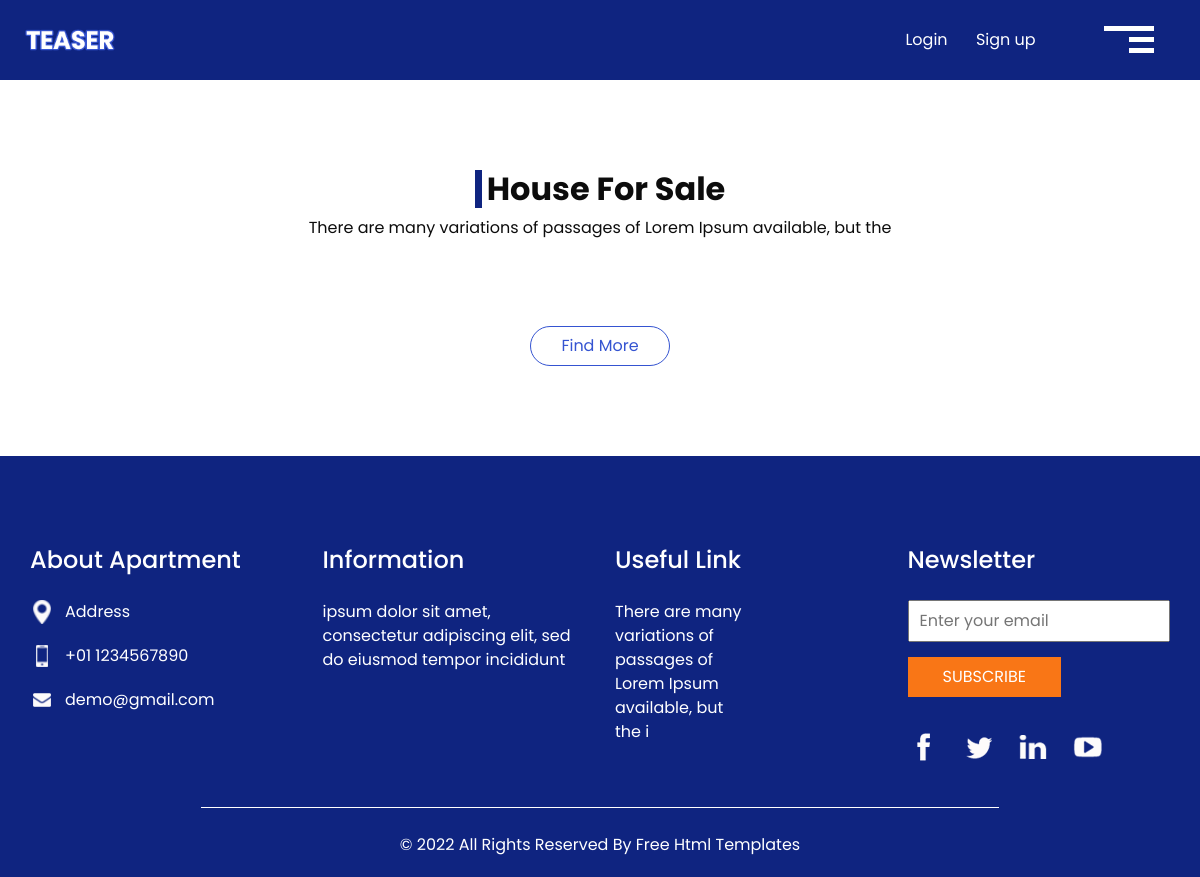
/house/, run on an earlier commit of the app's database.
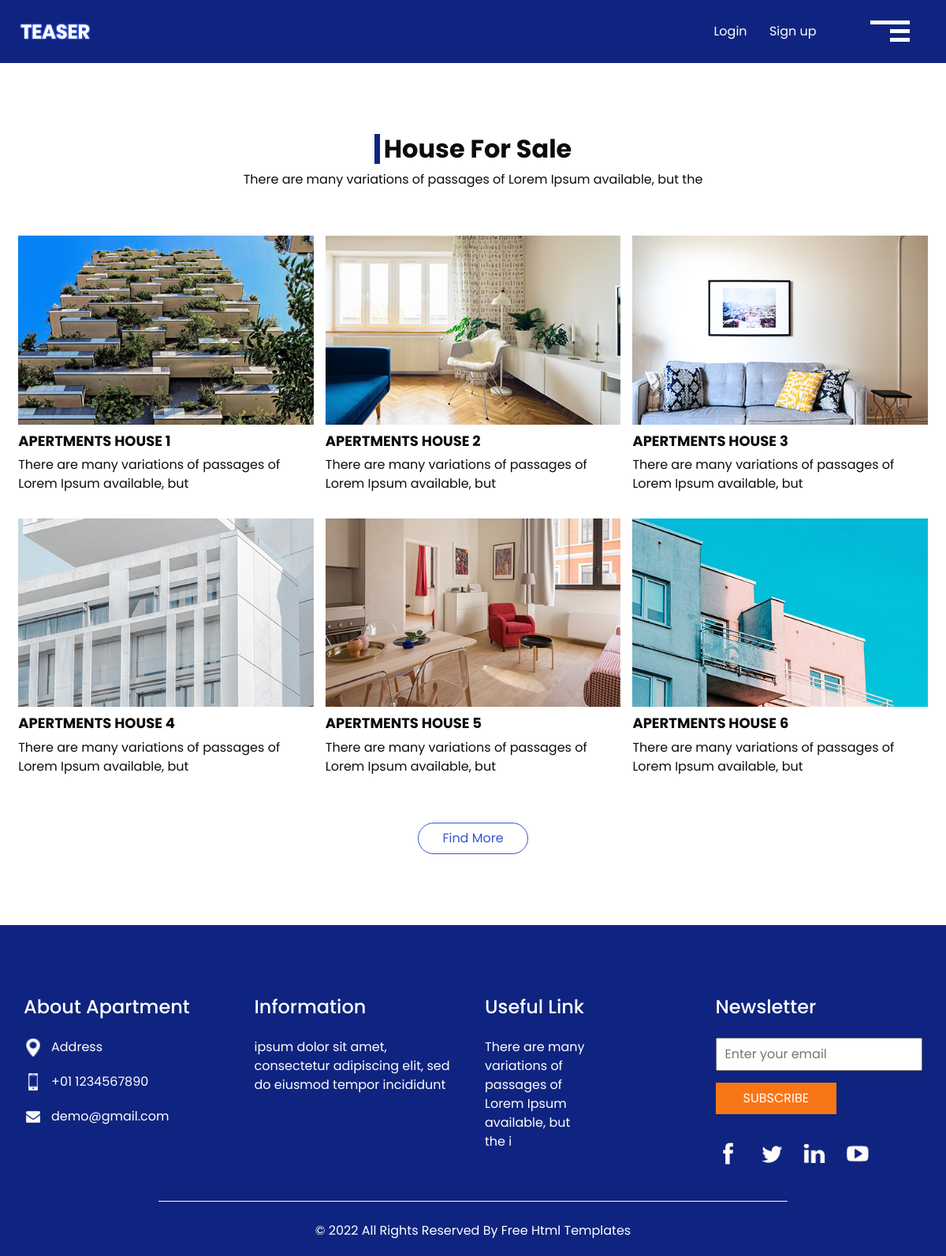
And on a later commit of the database.
### appSale/models.py (models this page shows, shortened)
class housesale(models.Model):
    housesale_ID = models.IntegerField(primary_key = True)
    housesale_title = models.CharField(max_length=30)
    housesale_description= models.CharField(max_length=250)
    housesale_image= models.ImageField(upload_to='house',null=True,blank=True)

### appSale/views.py (the view)
# urls.py: path('house/',appSaleViews.house, name='house'),
def house(request):
  house=housesale.objects.all()
  return render(request, 'house.html',{'house':house})

### appSale/templates/house.html (shortened to what this page needs)
{% extends "index.html" %}
{%load static%}
{% block content %}
<body class="sub_page">
  <div class="hero_area">
    <header class="header_section">
      <div class="container-fluid">
        <nav class="navbar navbar-expand-lg custom_nav-container">
          <a class="navbar-brand" href="{% url 'index' %}">
            <img src="{% static 'images/logo.png'%}" alt="" />
          </a>
          <div class="navbar-collapse" id="">
            <ul class="navbar-nav justify-content-between ">
              <div class="User_option">
                <li class="">
                  <a class="mr-4" href="">
                    Login
                  </a>
                  <a class="" href="">
                    Sign up
                  </a>
                </li>
              </div>
            </ul>
            <div class="custom_menu-btn">
              <button onclick="openNav()">
                <span class="s-1">
                </span>
                <span class="s-2">
                </span>
                <span class="s-3">
                </span>
              </button>
            </div>
          </div>
        </nav>
      </div>
    </header>
  </div>
  <section class="sale_section layout_padding">
    <div class="container-fluid">
      <div class="heading_container">
        <h2>
          House For Sale
        </h2>
        <p>
          There are many variations of passages of Lorem Ipsum available, but the
        </p>
      </div>
      <div class="sale_container">
        {% for h in house %}
        <div class="box">
          <div class="img-box">
            <img src="{{ h.housesale_image.url }}" alt="">
          </div>
          <div class="detail-box">
            <h6>
              {{ h.housesale_title }}
            </h6>
            <p>
              {{ h.housesale_description }}
            </p>
          </div>
        </div>
       {% endfor %}
      </div>
      <div class="btn-box">
        <a href="">
          Find More
        </a>
      </div>
    </div>
  </section>
  <section class="info_section ">
    <div class="container">
      <div class="row">
        <div class="col-md-3">
          <div class="info_contact">
            <h5>
              About Apartment
            </h5>
            <div>
              <div class="img-box">
                <img src="{% static 'images/location.png'%}" width="18px" alt="">
              </div>
              <p>
                Address
              </p>
            </div>
            <div>
              <div class="img-box">
                <img src="{% static 'images/phone.png'%}" width="12px" alt="">
              </div>
              <p>
                +01 1234567890
              </p>
            </div>
            <div>
              <div class="img-box">
                <img src="{% static 'images/mail.png'%}" width="18px" alt="">
              </div>
              <p>
                demo@gmail.com
              </p>
            </div>
          </div>
        </div>
        <div class="col-md-3">
          <div class="info_info">
            <h5>
              Information
            </h5>
            <p>
              ipsum dolor sit amet, consectetur adipiscing elit, sed do eiusmod tempor incididunt
            </p>
          </div>
        </div>
        <div class="col-md-3">
          <div class="info_links">
            <h5>
              Useful Link
            </h5>
            <ul>
              <li>
                <a href="">
                  There are many
                </a>
              </li>
              <li>
                <a href="">
                  variations of
                </a>
              </li>
              <li>
                <a href="">
                  passages of
                </a>
              </li>
              <li>
                <a href="">
                  Lorem Ipsum
                </a>
              </li>
              <li>
                <a href="">
                  available, but
                </a>
              </li>
              <li>
                <a href="">
                  the i
                </a>
              </li>
            </ul>
          </div>
        </div>
        <div class="col-md-3">
          <div class="info_form ">
            <h5>
              Newsletter
            </h5>
            <form action="">
              <input type="email" placeholder="Enter your email">
              <button>
                Subscribe
              </button>
            </form>
            <div class="social_box">
              <a href="">
                <img src="{% static 'images/fb.png' %}" alt="">
              </a>
              <a href="">
                <img src="{% static 'images/twitter.png' %}" alt="">
              </a>
              <a href="">
                <img src="{% static 'images/linkedin.png' %}" alt="">
              </a>
              <a href="">
                <img src="{% static 'images/youtube.png' %}" alt="">
              </a>
            </div>
          </div>
        </div>
      </div>
    </div>
  </section>
  <section class="container-fluid footer_section ">
    <div class="container">
      <p>
        &copy; <span id="displayYear"></span> All Rights Reserved By
        <a href="https://html.design/">Free Html Templates</a>
      </p>
    </div>
  </section>
</body>
</body>
{%endblock%}

### appSale/templates/index.html (shortened to what this page needs)
{%load static%}
<!DOCTYPE html>
<html>
<head>
  <link href="https://cdn.jsdelivr.net/npm/bootstrap@5.2.2/dist/css/bootstrap.min.css" rel="stylesheet" />
  <link rel="stylesheet" type="text/css" href="{% static 'css/bootstrap.css'%}" />
  <link href="{% static 'css/style.css'%}" rel="stylesheet" />
  <link href="{% static 'css/responsive.css'%}" rel="stylesheet" />
</head>
<body>
   {% block content %}{% endblock %}
</body>
</html>

### appSale/static/css/style.css (style rules this page uses)
body { font-family: 'Poppins', sans-serif; color: #0c0c0c; background-color: #ffffff; }
.layout_padding { padding-top: 90px; padding-bottom: 90px; }
.heading_container { display: -webkit-box; display: -ms-flexbox; display: flex; -webkit-box-orient: vertical; -webkit-box-direction: normal; -ms-flex-direction: column; flex-direction: column; }
.heading_container h2 { padding-left: 5px; position: relative; border-left: 7px solid #0f2480; font-weight: bold; }
.hero_area { background-image: url(../images/hero-bg.jpg); position: relative; background-repeat: no-repeat; background-position: top right; background-size: 60% 100%; }
.sub_page .hero_area { height: auto; background: none; background-color: #0f2480; }
.header_section { overflow-x: hidden; }
.header_section .container-fluid { padding-right: 25px; padding-left: 25px; }
.header_section .navbar-expand-lg .navbar-nav { width: 90%; }
a, a:hover, a:focus { text-decoration: none; }
.navbar-brand { display: -webkit-box; display: -ms-flexbox; display: flex; -webkit-box-align: center; -ms-flex-align: center; align-items: center; }
.navbar-brand img { width: 90px; }
.custom_nav-container { z-index: 99999; padding: 0; height: 80px; }
.User_option { display: -webkit-box; display: -ms-flexbox; display: flex; -webkit-box-align: center; -ms-flex-align: center; align-items: center; margin-left: auto; margin-right: 35px; }
.User_option a { color: #ffffff; }
.custom_menu-btn { z-index: 9; position: absolute; right: 15px; top: 7px; }
.custom_menu-btn button { margin-top: 12px; outline: none; border: none; background-color: transparent; }
.custom_menu-btn button span { display: block; width: 50px; height: 5px; background-color: #fff; margin: 6px 0; -webkit-transition: all .3s; transition: all .3s; }
.custom_menu-btn .s-2 { width: 25px; margin-left: auto; }
.custom_menu-btn .s-3 { width: 25px; margin-left: auto; }
.sale_section .heading_container { -webkit-box-align: center; -ms-flex-align: center; align-items: center; margin-bottom: 35px; }
.sale_section .sale_container { display: -webkit-box; display: -ms-flexbox; display: flex; -webkit-box-pack: center; -ms-flex-pack: center; justify-content: center; -ms-flex-wrap: wrap; flex-wrap: wrap; }
.sale_section .sale_container .box { -ms-flex-preferred-size: 32%; flex-basis: 32%; margin: .65%; }
.sale_section .sale_container .box .img-box img { width: 100%; }
.sale_section .sale_container .box .detail-box { margin-top: 10px; }
.sale_section .sale_container .box .detail-box h6 { text-transform: uppercase; font-weight: bold; font-size: 18px; }
.sale_section .btn-box { display: -webkit-box; display: -ms-flexbox; display: flex; -webkit-box-pack: center; -ms-flex-pack: center; justify-content: center; }
.sale_section .btn-box a { display: inline-block; padding: 7px 30px; background-color: transparent; color: #3554d1; -webkit-transition: all 0.3s; transition: all 0.3s; border: 1px solid #3554d1; border-radius: 25px; margin-top: 35px; }
.info_section { background-color: #0f2480; color: #ffffff; padding: 90px 0 45px 0; }
.info_section h5 { margin-bottom: 25px; font-size: 24px; }
.info_section .info_links ul { padding: 0; }
.info_section .info_links ul li { list-style-type: none; }
.info_section .info_links ul li a { color: #ffffff; }
.info_section .info_contact .img-box { width: 35px; display: -webkit-box; display: -ms-flexbox; display: flex; -webkit-box-pack: center; -ms-flex-pack: center; justify-content: center; }
.info_section .info_contact p { margin: 0; }
.info_section .info_contact > div { display: -webkit-box; display: -ms-flexbox; display: flex; -webkit-box-align: center; -ms-flex-align: center; align-items: center; margin: 20px 0; }
.info_section .info_contact > div img { height: auto; margin-right: 12px; }
.info_section .info_form form input { outline: none; width: 100%; padding: 7px 10px; }
.info_section .info_form form button { padding: 8px 35px; outline: none; border: none; color: #ffffff; background: #f97616; margin-top: 15px; text-transform: uppercase; }
.info_section .info_form .social_box { margin-top: 35px; width: 100%; display: -webkit-box; display: -ms-flexbox; display: flex; }
.info_section .info_form .social_box a { margin-right: 25px; }
.footer_section { background-color: #0f2480; }
.footer_section p { border-top: 1px solid #ffffff; color: #ffffff; margin: 0; width: 70%; padding: 25px 0 20px 0; margin: 0 auto; text-align: center; }
.footer_section a { color: #ffffff; }

What changed in the data, as far as the page shows it:
added housesale: housesale_image (picture), housesale_title "APERTMENTS HOUSE 1", housesale_description "There are many variations of passages of Lorem Ipsum available, but"
added housesale: housesale_image (picture), housesale_title "APERTMENTS HOUSE 2", housesale_description "There are many variations of passages of Lorem Ipsum available, but"
added housesale: housesale_image (picture), housesale_title "APERTMENTS HOUSE 3", housesale_description "There are many variations of passages of Lorem Ipsum available, but"
added housesale: housesale_image (picture), housesale_title "APERTMENTS HOUSE 4", housesale_description "There are many variations of passages of Lorem Ipsum available, but"
added housesale: housesale_image (picture), housesale_title "APERTMENTS HOUSE 5", housesale_description "There are many variations of passages of Lorem Ipsum available, but"
added housesale: housesale_image (picture), housesale_title "APERTMENTS HOUSE 6", housesale_description "There are many variations of passages of Lorem Ipsum available, but"
